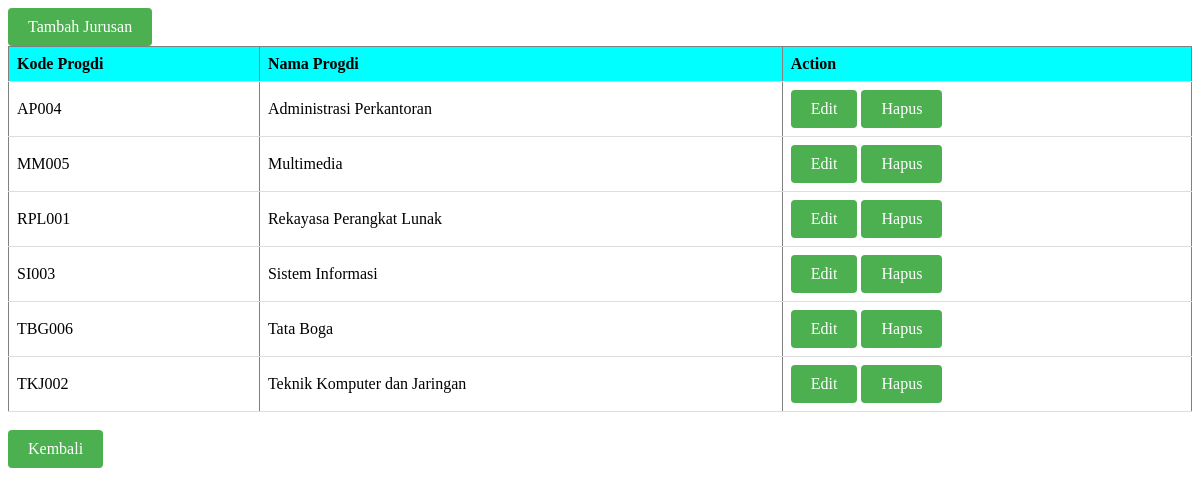
The app's page /tampiljurusan.php with its own data.
### tables this page shows
CREATE TABLE `jurusan` (
  `kode_progdi` varchar(16) NOT NULL,
  `nama_progdi` varchar(50) NOT NULL
);

### tampiljurusan.php (the view, shortened to what this page needs)
<!DOCTYPE html>
<html>
<head>
</head>
<body>
	<a href = 'tambahjurusan.php' class="button"> Tambah Jurusan</a>
	<table>
		<?php
		include "koneksi.php";
		$q = "select * from jurusan";
		$ex = mysqli_query($koneksi,$q);
		echo "<table border = 1>";
		echo "<tr>
		<th>Kode Progdi</th><th>Nama Progdi</th><th>Action</th></tr>";
		while ($r = mysqli_fetch_array($ex)) {
			echo "<tr><td>".$r['kode_progdi']."</td>";
			echo "<td>".$r['nama_progdi']."</td>";
			echo "<td><a href = 'editjurusan.php?k=".$r['kode_progdi']."' class='button'>Edit</a> ";
			echo "<a href = 'hapus_jurusan.php?k=".$r['kode_progdi']."' class='button'>Hapus</a>";
			echo "</td></tr>";
		}
		echo "</table>";
		?>
		<br>
		<a href = "dashboard.php" class="button">Kembali</a>
	</table>
</body>
</html>

### tampiljurusan.php (style rules this page uses)
table { width: 100%; border-collapse: collapse; }
th, td { padding: 8px; text-align: left; border-bottom: 1px solid #ddd; }
th { background-color: cyan; }
.button { display: inline-block; padding: 10px 20px; background-color: #4CAF50; color: #ffffff; text-decoration: none; border-radius: 4px; border: none; cursor: pointer; }

### records on screen
jurusan: kode_progdi "AP004", nama_progdi "Administrasi Perkantoran"
jurusan: kode_progdi "MM005", nama_progdi "Multimedia"
jurusan: kode_progdi "RPL001", nama_progdi "Rekayasa Perangkat Lunak"
jurusan: kode_progdi "SI003", nama_progdi "Sistem Informasi"
jurusan: kode_progdi "TBG006", nama_progdi "Tata Boga"
jurusan: kode_progdi "TKJ002", nama_progdi "Teknik Komputer dan Jaringan"
